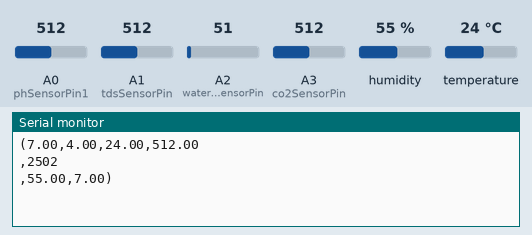
The sketch below on a simulated Arduino Uno, built with avr-gcc and run on an emulated ATmega328P. Parts: the last lines printed to the serial monitor. The inputs (shaded band) are chosen by the test bench; at power-on: humidity 55 %, A2 (waterTempSensorPin) = 51, A0 (phSensorPin1) = 512, A1 (tdsSensorPin) = 512, A3 (co2SensorPin) = 512, temperature 24 °C.

Above: at 1.2 s.
1.3 s: humidity set to 22 %
At 2.6 s:
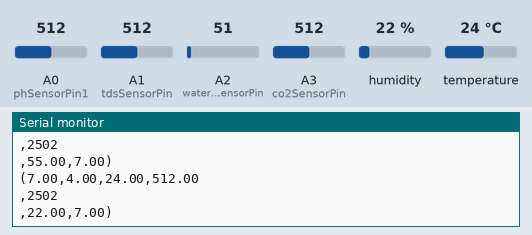
2.8 s: A2 (waterTempSensorPin) set to 61
4.3 s: A0 (phSensorPin1) set to 716
At 4.3 s:
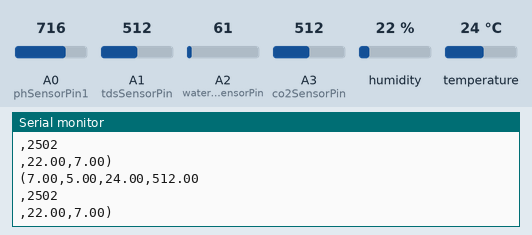
5.8 s: A1 (tdsSensorPin) set to 716
At 7.0 s:
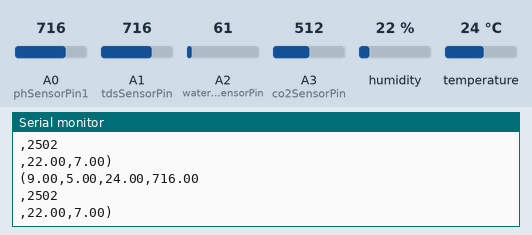
7.3 s: A3 (co2SensorPin) set to 716
At 8.7 s:
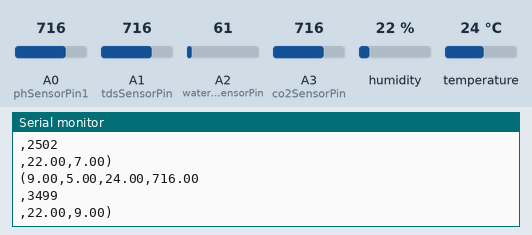
8.8 s: temperature set to 12 °C
At 11.1 s:
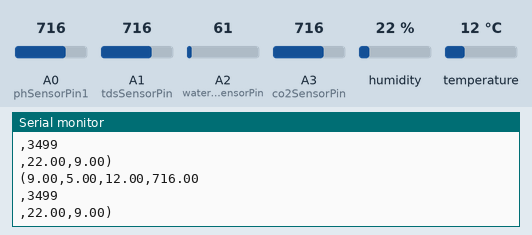

The sketch:

aquaponics.ino
```cpp
#include <SPI.h>
#include <Wire.h>
#include "Adafruit_HTU21DF.h" // Assuming you have a library for the HTU21D sensor

// Define sensor pins
const int co2SensorPin = 3; // MH-Z19 PWM pin connected to digital pin 3
const int phSensorPin1 = A0; // Analog pin for the first pH electrode
const int phSensorPin2 = A3; // Analog pin for the second pH electrode
const int tdsSensorPin = A1; // Analog pin for TDS sensor
const int waterTempSensorPin = A2; // Analog pin for water temperature sensor

// Create an instance of the HTU21D sensor
Adafruit_HTU21DF htu;

void setup() {
  Serial.begin(9600);
  //Serial.println("Sensors test");

  Wire.begin(); // Initialize I2C communication
  if (!htu.begin()) {
    //Serial.println("Couldn't find HTU21D sensor!");
    while (1);
  }
}

void loop() {
  float tdsValue = analogRead(tdsSensorPin);
  int co2Level = readCO2Level();
  double pHValue1 = readPHValue(phSensorPin1); // Read pH value from first sensor
  double pHValue2 = readPHValue(phSensorPin2); // Read pH value from second sensor

  // Read temperature and humidity from HTU21D
  float temp = htu.readTemperature();
  float rel_hum = htu.readHumidity();

  // Read water temperature
  int waterTempValue = analogRead(waterTempSensorPin);
  float waterTemp = map(waterTempValue, 0, 1023, 0, 100); // Assuming the sensor outputs a value proportional to temperature

  Serial.print("(");
  Serial.print(pHValue1);
  Serial.print(",");
  Serial.print(waterTemp);
  Serial.print(",");
  Serial.print(temp);
  Serial.print(",");
  Serial.println(tdsValue);
  Serial.print(",");
  Serial.println(co2Level);
  Serial.print(",");
  Serial.print(rel_hum);
  Serial.print(",");
  Serial.print(pHValue2);
  Serial.println(")");

  delay(2000);
}

int readCO2Level() {
  int sensorValue = analogRead(co2SensorPin);
  // Convert analog reading to CO2 level (you may need to calibrate based on your sensor)
  int co2Level = map(sensorValue, 0, 1023, 0, 5000);
  return co2Level;
}

double readPHValue(int pin) {
  int sensorValue = analogRead(pin);
  // Convert analog reading to pH value (you may need to calibrate based on your sensor)
  double pHValue = map(sensorValue, 0, 1023, 0, 14);
  return pHValue;
}
```

Measured:
- after the input at 1.3 s, the serial monitor: prints a new line after 0.82 s (image 1)
- after the input at 5.8 s, the serial monitor: prints a new line after 0.37 s (image 3)
- after the input at 7.3 s, the serial monitor: prints a new line after 0.94 s (image 4)
- after the input at 8.8 s, the serial monitor: prints a new line after 1.5 s (image 5)
